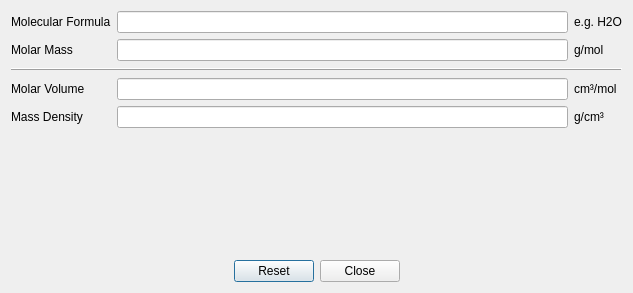
<?xml version="1.0" encoding="UTF-8"?>
<ui version="4.0">
 <class>DensityPanel</class>
 <widget class="QDialog" name="DensityPanel">
  <property name="geometry">
   <rect>
    <x>0</x>
    <y>0</y>
    <width>633</width>
    <height>293</height>
   </rect>
  </property>
  <property name="windowTitle">
   <string>Density/Volume Calculator</string>
  </property>
  <layout class="QGridLayout" name="gridLayout_2">
   <item row="0" column="0">
    <layout class="QGridLayout" name="gridLayout">
     <item row="0" column="0">
      <widget class="QLabel" name="label_1">
       <property name="text">
        <string>Molecular Formula</string>
       </property>
      </widget>
     </item>
     <item row="0" column="1">
      <widget class="QLineEdit" name="editMolecularFormula"/>
     </item>
     <item row="0" column="2">
      <widget class="QLabel" name="label_3">
       <property name="text">
        <string>e.g. H2O</string>
       </property>
      </widget>
     </item>
     <item row="1" column="0">
      <widget class="QLabel" name="label_2">
       <property name="text">
        <string>Molar Mass</string>
       </property>
      </widget>
     </item>
     <item row="1" column="1">
      <widget class="QLineEdit" name="editMolarMass">
       <property name="styleSheet">
        <string notr="true"/>
       </property>
       <property name="readOnly">
        <bool>true</bool>
       </property>
      </widget>
     </item>
     <item row="1" column="2">
      <widget class="QLabel" name="label_4">
       <property name="text">
        <string>g/mol</string>
       </property>
      </widget>
     </item>
     <item row="2" column="0" colspan="3">
      <widget class="QFrame" name="frame">
       <property name="minimumSize">
        <size>
         <width>0</width>
         <height>5</height>
        </size>
       </property>
       <property name="frameShape">
        <enum>QFrame::HLine</enum>
       </property>
       <property name="frameShadow">
        <enum>QFrame::Raised</enum>
       </property>
       <property name="lineWidth">
        <number>1</number>
       </property>
       <property name="midLineWidth">
        <number>0</number>
       </property>
      </widget>
     </item>
     <item row="3" column="0">
      <widget class="QLabel" name="label_5">
       <property name="text">
        <string>Molar Volume</string>
       </property>
      </widget>
     </item>
     <item row="3" column="1">
      <widget class="QLineEdit" name="editMolarVolume"/>
     </item>
     <item row="3" column="2">
      <widget class="QLabel" name="label_6">
       <property name="text">
        <string>cm³/mol</string>
       </property>
      </widget>
     </item>
     <item row="4" column="0">
      <widget class="QLabel" name="label_7">
       <property name="text">
        <string>Mass Density</string>
       </property>
      </widget>
     </item>
     <item row="4" column="1">
      <widget class="QLineEdit" name="editMassDensity"/>
     </item>
     <item row="4" column="2">
      <widget class="QLabel" name="label_8">
       <property name="text">
        <string>g/cm³</string>
       </property>
      </widget>
     </item>
    </layout>
   </item>
   <item row="1" column="0">
    <spacer name="verticalSpacer">
     <property name="orientation">
      <enum>Qt::Vertical</enum>
     </property>
     <property name="sizeType">
      <enum>QSizePolicy::Expanding</enum>
     </property>
     <property name="sizeHint" stdset="0">
      <size>
       <width>20</width>
       <height>40</height>
      </size>
     </property>
    </spacer>
   </item>
   <item row="2" column="0">
    <widget class="QDialogButtonBox" name="buttonBox">
     <property name="orientation">
      <enum>Qt::Horizontal</enum>
     </property>
     <property name="standardButtons">
      <set>QDialogButtonBox::Close|QDialogButtonBox::Reset</set>
     </property>
     <property name="centerButtons">
      <bool>true</bool>
     </property>
    </widget>
   </item>
  </layout>
 </widget>
 <tabstops>
  <tabstop>editMolecularFormula</tabstop>
  <tabstop>editMolarMass</tabstop>
  <tabstop>editMolarVolume</tabstop>
  <tabstop>editMassDensity</tabstop>
  <tabstop>buttonBox</tabstop>
 </tabstops>
 <resources/>
 <connections>
  <connection>
   <sender>buttonBox</sender>
   <signal>accepted()</signal>
   <receiver>DensityPanel</receiver>
   <slot>accept()</slot>
   <hints>
    <hint type="sourcelabel">
     <x>248</x>
     <y>254</y>
    </hint>
    <hint type="destinationlabel">
     <x>157</x>
     <y>274</y>
    </hint>
   </hints>
  </connection>
  <connection>
   <sender>buttonBox</sender>
   <signal>rejected()</signal>
   <receiver>DensityPanel</receiver>
   <slot>reject()</slot>
   <hints>
    <hint type="sourcelabel">
     <x>316</x>
     <y>260</y>
    </hint>
    <hint type="destinationlabel">
     <x>286</x>
     <y>274</y>
    </hint>
   </hints>
  </connection>
 </connections>
</ui>
